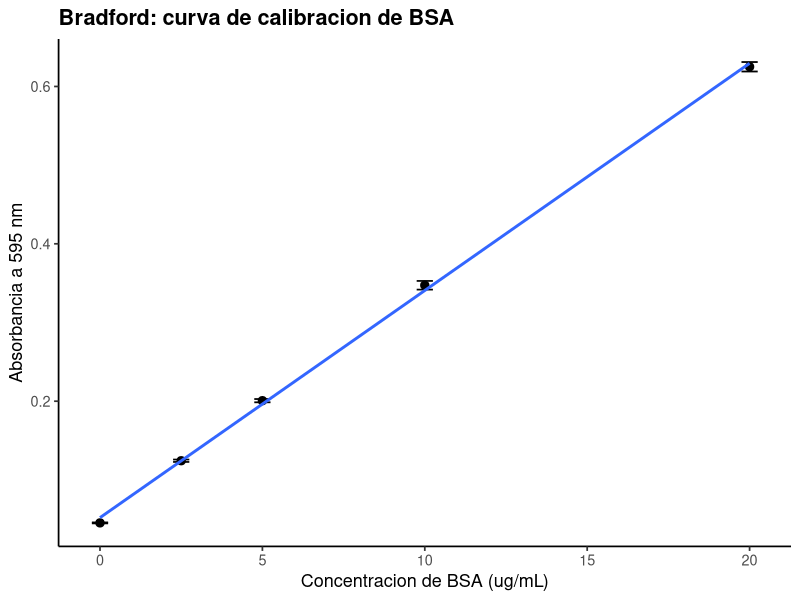
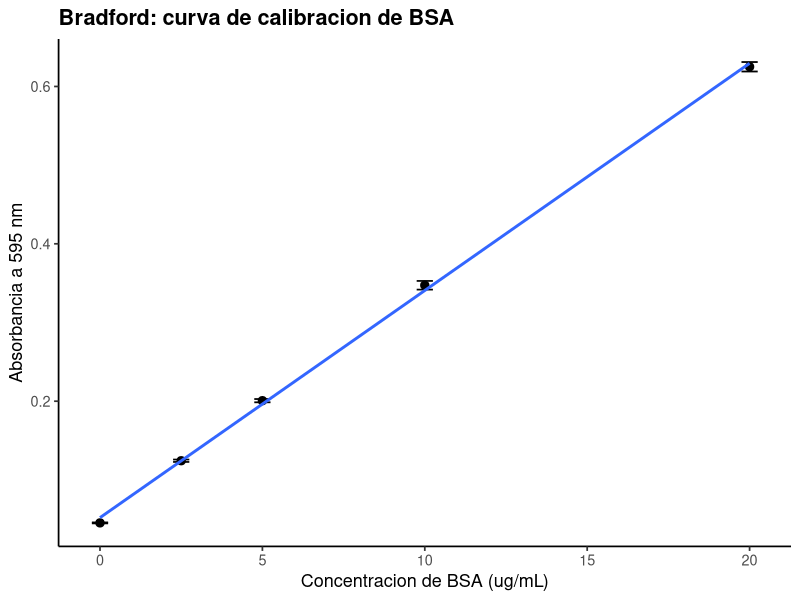

Write the R code that produced these figures, in order.
# ==========================================================================
# P3. Ensayo de Bradford: curva de calibracion de proteina
# ==========================================================================
# Autor: Dr. Jose Juan Torres Martinez
# Docente de Ciencias Quimicas
# Universidad Autonoma de San Luis Potosi (UASLP)
# Mexico
#
# Material academico para estudiantes
# Serie "Bioseparaciones" - Laboratorio, Practica 3. Ensayo de Bradford
#
# Descripcion: Practica 3 del laboratorio: el espectrofotometro del ensayo de Bradford. Aqui se construye la curva de calibracion del ensayo de Bradford con los estandares del manual (BSA 0, 2.5, 5, 10 y 20 ug/mL, por triplicado, absorbancia a 595 nm). Se ajusta una recta y un polinomio de segundo orden, se comparan, y se cuantifica una muestra problema con la recta. Lo que se aprende aqui es como convertir una absorbancia medida en una concentracion de proteina, que es lo que se necesita en casi todas las practicas que siguen.
#
# Objetivos de aprendizaje:
#   - Construir la curva de calibracion con estandares por triplicado.
#   - Comparar el ajuste lineal con el polinomial de segundo orden.
#   - Cuantificar una muestra problema a partir de su absorbancia.

# Datos: datos_bradford.csv (estandares de BSA del manual, absorbancia a 595 nm) y datos_bradford_muestra.csv (muestra problema).
# Desarrollo: llegamos al espectrofotometro con los estandares de BSA ya preparados. Primera parada: resumir la absorbancia por concentracion. Segunda parada: comparar la recta con el polinomio. Tercera parada: cuantificar la muestra problema. En cada parada medimos, calculamos y comentamos que significa el resultado antes de seguir.
# ==========================================================================

library(tidyverse)

# --------------------------------------------------------------------------
# Protocolo (Manual de Practicas, Practica 3. Ensayo de Bradford)
# --------------------------------------------------------------------------
# Reactivo Bradford (manual): disolver 20 mg de Coomassie Brilliant Blue G-250 en 10 mL de etanol; una vez disuelto parcialmente el colorante, agregar 20 mL de acido fosforico al 85% (w/v) y agitar hasta disolverlo por completo; diluir a 200 mL con agua y almacenar por 3 meses a 4 C protegido de la luz. Antes de usarlo, centrifugar la solucion. El manual tambien pide usar la solucion de colorante a temperatura ambiente y filtrarla antes del ensayo, y trabajar en una placa de microtitulacion limpia.
# Paso 1. Preparar las muestras y los estandares en un volumen de 160 uL, con los estandares cubriendo el rango de 1.25 a 20 ug/mL segun la Tabla 1 del manual (ver la tabla de abajo). Utilizar una placa de microtitulacion limpia.
# Paso 2. Agregar 40 uL del reactivo Bradford (previamente filtrado) y agitar con mucho cuidado con la micropipeta, un microagitador o golpeando suavemente un lado de la placa.
# Paso 3. Incubar 5 min a temperatura ambiente.
# Paso 4. Medir la absorbancia de las muestras y los estandares a 595 nm.
# Paso 5. Disponer las muestras con reactivo Bradford donde indique el instructor.
# Nota del manual: el texto de la practica dice que los estandares cubren de 1.25 a 20 ug/mL, pero su Tabla 1 lista los estandares 0, 2.5, 5, 10 y 20 ug/mL (sin estandar de 1.25 ug/mL). Este repositorio usa la Tabla 1 del manual, como ya se indica en el README.
# Seguridad (manual): revisar la hoja de datos de seguridad (MSDS) del acido fosforico y conocer sus riesgos de manejo y contacto con la piel. El colorante Coomassie G-250 tiene baja estabilidad en solucion y se precipita continuamente: por eso se filtra y se centrifuga antes de usarlo.

# Tabla 1 del manual: curva de calibracion. Volumen de muestra mas agua: 160 uL; reactivo Bradford: 40 uL en todos los casos.
tabla_calibracion_manual <- tibble(
  estandar_BSA_0_1_mg_ml_uL = c(0, 0, 0, 4, 4, 4, 8, 8, 8, 16, 16, 16, 32, 32, 32),
  agua_uL = c(160, 160, 160, 156, 156, 156, 152, 152, 152, 144, 144, 144, 128, 128, 128),
  reactivo_bradford_uL = 40,
  BSA_ug = c(0, 0, 0, 0.4, 0.4, 0.4, 0.8, 0.8, 0.8, 1.6, 1.6, 1.6, 3.2, 3.2, 3.2),
  BSA_ug_ml = c(0, 0, 0, 2.5, 2.5, 2.5, 5, 5, 5, 10, 10, 10, 20, 20, 20)
)
print(tabla_calibracion_manual)

# --------------------------------------------------------------------------
# Parada 1. Leer los estandares y resumir por concentracion
# --------------------------------------------------------------------------
# Estamos frente al espectrofotometro a 595 nm. Leemos los estandares por triplicado y resumimos la absorbancia media con su desviacion estandar a cada concentracion.
datos <- read_csv("datos_bradford.csv", show_col_types = FALSE)

resumen <- datos %>%
  group_by(concentracion_ug_ml) %>%
  summarise(
    absorbancia_media = mean(absorbancia_595),
    de = sd(absorbancia_595),
    .groups = "drop"
  )

print(resumen)

# --------------------------------------------------------------------------
# Parada 2. Ajuste lineal y ajuste polinomial de segundo orden
# --------------------------------------------------------------------------
# Seguimos en el espectrofotometro: ajustamos la recta y el polinomio de segundo orden a los mismos datos y comparamos sus R2, para ver hasta donde la respuesta del colorante se mantiene lineal.
ajuste_lineal <- lm(absorbancia_595 ~ concentracion_ug_ml, data = datos)
ajuste_poli <- lm(absorbancia_595 ~ concentracion_ug_ml +
                    I(concentracion_ug_ml^2), data = datos)

print(summary(ajuste_lineal))
print(summary(ajuste_poli))

tabla_r2 <- tibble(
  modelo = c("Lineal", "Polinomial grado 2"),
  r_cuadrado = c(summary(ajuste_lineal)$r.squared,
                 summary(ajuste_poli)$r.squared)
)
print(tabla_r2)

# --------------------------------------------------------------------------
# Parada 3. Cuantificacion de la muestra problema con la recta
# --------------------------------------------------------------------------
# Ahora usamos la recta para cuantificar la muestra problema: su absorbancia medida se convierte en concentracion con la pendiente y la ordenada del ajuste.
muestra <- read_csv("datos_bradford_muestra.csv", show_col_types = FALSE)

muestra <- muestra %>%
  mutate(concentracion_ug_ml =
           (absorbancia_595 - coef(ajuste_lineal)[["(Intercept)"]]) /
           coef(ajuste_lineal)[["concentracion_ug_ml"]])

print(muestra)
print(muestra %>%
        summarise(concentracion_media = mean(concentracion_ug_ml),
                  de = sd(concentracion_ug_ml)))

# --------------------------------------------------------------------------
# Parada 4. Grafica: curva de calibracion
# --------------------------------------------------------------------------
# Graficamos la curva de calibracion: cada punto es la absorbancia media de un estandar con su barra de desviacion, y la linea es la recta ajustada.
grafica <- ggplot(
  resumen,
  aes(x = concentracion_ug_ml, y = absorbancia_media)
) +
  geom_errorbar(aes(ymin = absorbancia_media - de,
                    ymax = absorbancia_media + de),
                width = 0.5, linewidth = 0.6) +
  geom_point(size = 2.5) +
  geom_smooth(method = "lm", se = FALSE, linewidth = 1) +
  labs(
    x = "Concentracion de BSA (ug/mL)",
    y = "Absorbancia a 595 nm",
    title = "Bradford: curva de calibracion de BSA"
  ) +
  theme_classic(base_size = 13) +
  theme(plot.title = element_text(face = "bold"))

print(grafica)

# --------------------------------------------------------------------------
# 5. Exportar la grafica
# --------------------------------------------------------------------------
# Antes de salir del espectrofotometro guardamos la grafica de la practica.
ggsave("03_bradford.png", grafica,
       width = 18, height = 12, units = "cm", dpi = 300)

# --------------------------------------------------------------------------
# Interpretacion
# --------------------------------------------------------------------------
# Grafica (curva de calibracion de BSA): el eje x es la concentracion de BSA en ug/mL y el eje y es la absorbancia a 595 nm (adimensional).
# - La absorbancia sube con la concentracion de proteina en todo el intervalo de 0 a 20 ug/mL. Esto significa que el ensayo responde en todo el intervalo del manual, y por eso lo siguiente es usar la curva para cuantificar las muestras de las practicas que siguen.
# - El polinomio de segundo orden ajusta un poco mejor que la recta, porque la respuesta del colorante no es perfectamente lineal. Esto significa que en los extremos del intervalo la recta se desvia un poco, y por eso conviene cuantificar dentro del intervalo donde la recta ajusta bien.

# --------------------------------------------------------------------------
# Que aprendimos
# --------------------------------------------------------------------------
# - La curva de calibracion se construye cada vez que se cuantifica, con la misma proteina que se va a medir.
# - La recta convierte la absorbancia de una muestra en concentracion; el polinomio muestra hasta donde la linealidad alcanza.
# Terminamos la practica en el espectrofotometro: ya sabemos convertir una absorbancia en concentracion de proteina. Seguimos a la siguiente practica: la precipitacion de albumina con sulfato de amonio, donde se aplica la ecuacion de Cohn a la albumina.
